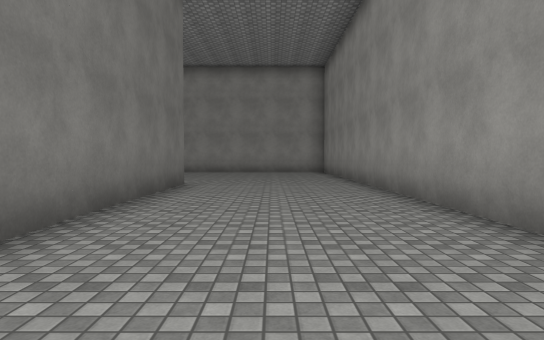
View 1 (above)

12 first-person views from a walk through a 3-D level made in the Unity game engine. The camera is 1.3 m above the floor, tilts 2° down and sees 75° across. The floor is counted in squares, 2 m on a side. Each view is taken from the middle of a square. On the plan, view 1 faces up. The plan holds only what a view shows up to about 10 squares ahead; the rest is blank. The place goes on beyond the plan. Surface patterns are stand-ins for the level's own textures.

View 2
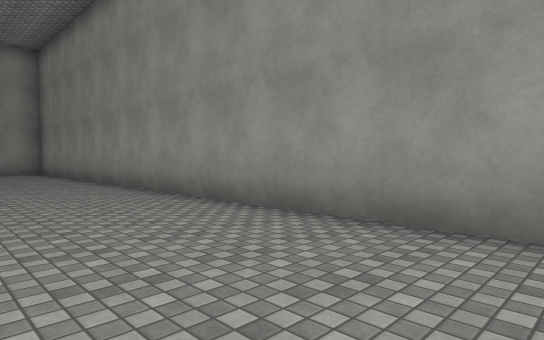

View 3
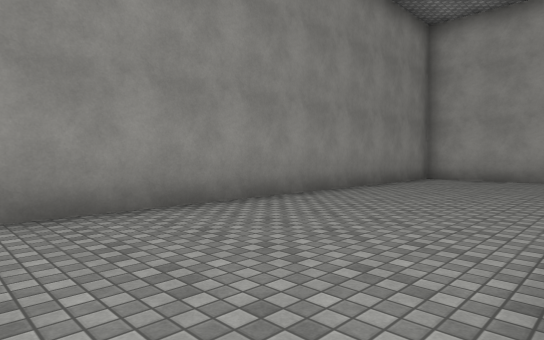

View 4
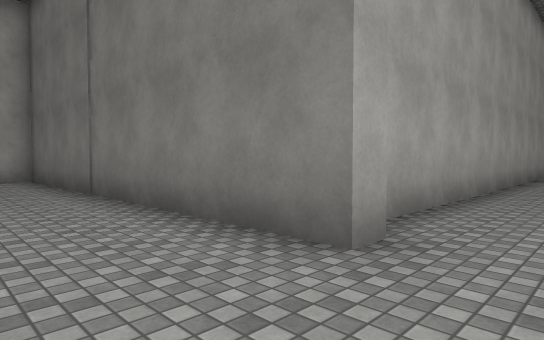

View 5
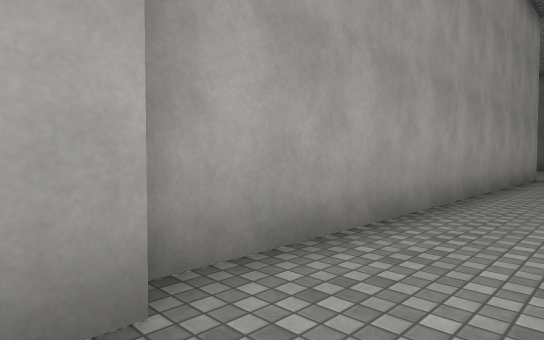

View 6
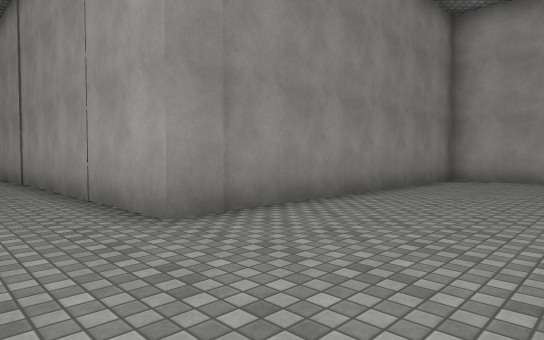

View 7
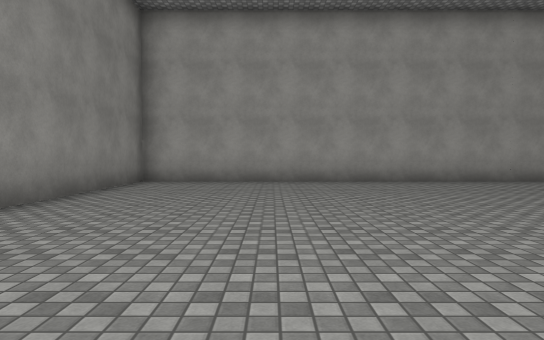

View 8
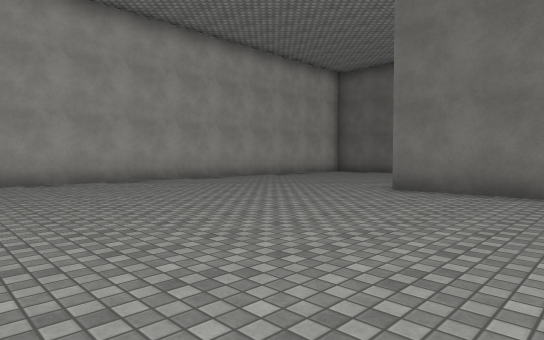

View 9
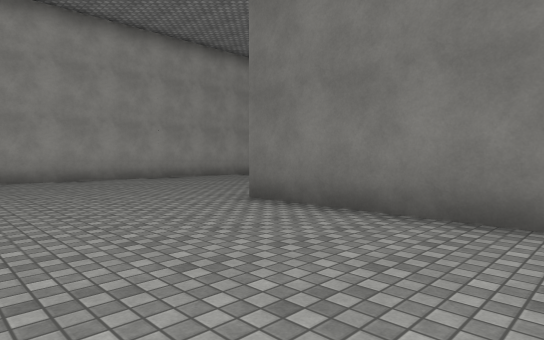

View 10
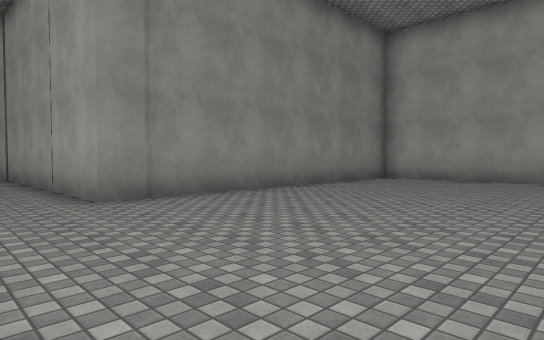

View 11
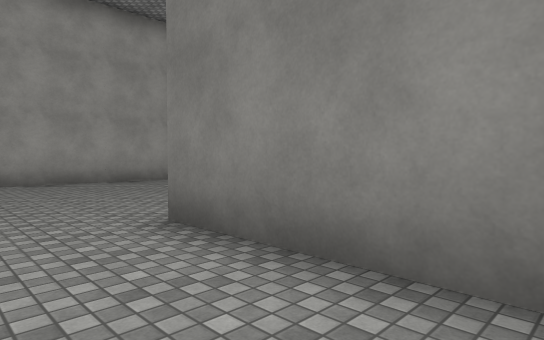

View 12
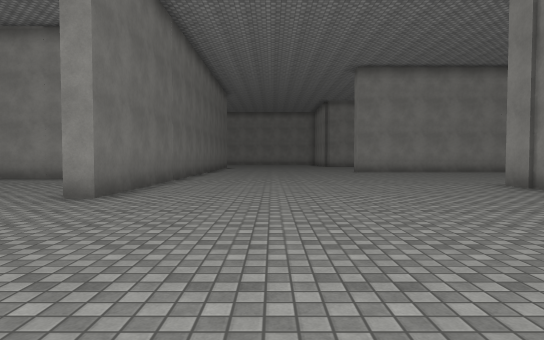

### Floor plan
Points are (right, up) in squares from view 1. A wall is a line through its corners. A room is listed if a view was taken in it or the views show most of it. See-through windows are left out.
Room 1 (views 1, 2, 3, 4, 5)
walls: (-2.8, 8.7) (-2.1, 8.7) (-2.1, -0.9) (1.2, -0.9); (2.3, 0.1) (2.3, 10.5); (-14.5, 8.2) (-2.8, 8.2)
ways out: opening at (-14, 9.5) to room 2
Room 2 (views 6, 7, 8, 9, 10, 11, 12)
walls: (-22.8, 10) (-22.8, 5.6) (-23.4, 5.6); (-23.5, -0.6) (-14.5, -0.6) (-14.5, 8.2)
ways out: opening at (-14, 9.5) to room 1

Positions as (right, up) in squares from view 1, and headings:
1: (0, 0), facing up
2: (-1, 0), facing up-right
3: (-2, 10), facing down-right
4: (0, 10), facing down-left
5: (-2, 10), facing down-left
6: (-18, 10), facing down-right
7: (-18, 9), facing down
8: (-16, 9), facing down-left
9: (-19, 10), facing down-left
10: (-20, 10), facing down-right
11: (-21, 9), facing down-left
12: (-20, 0), facing up
